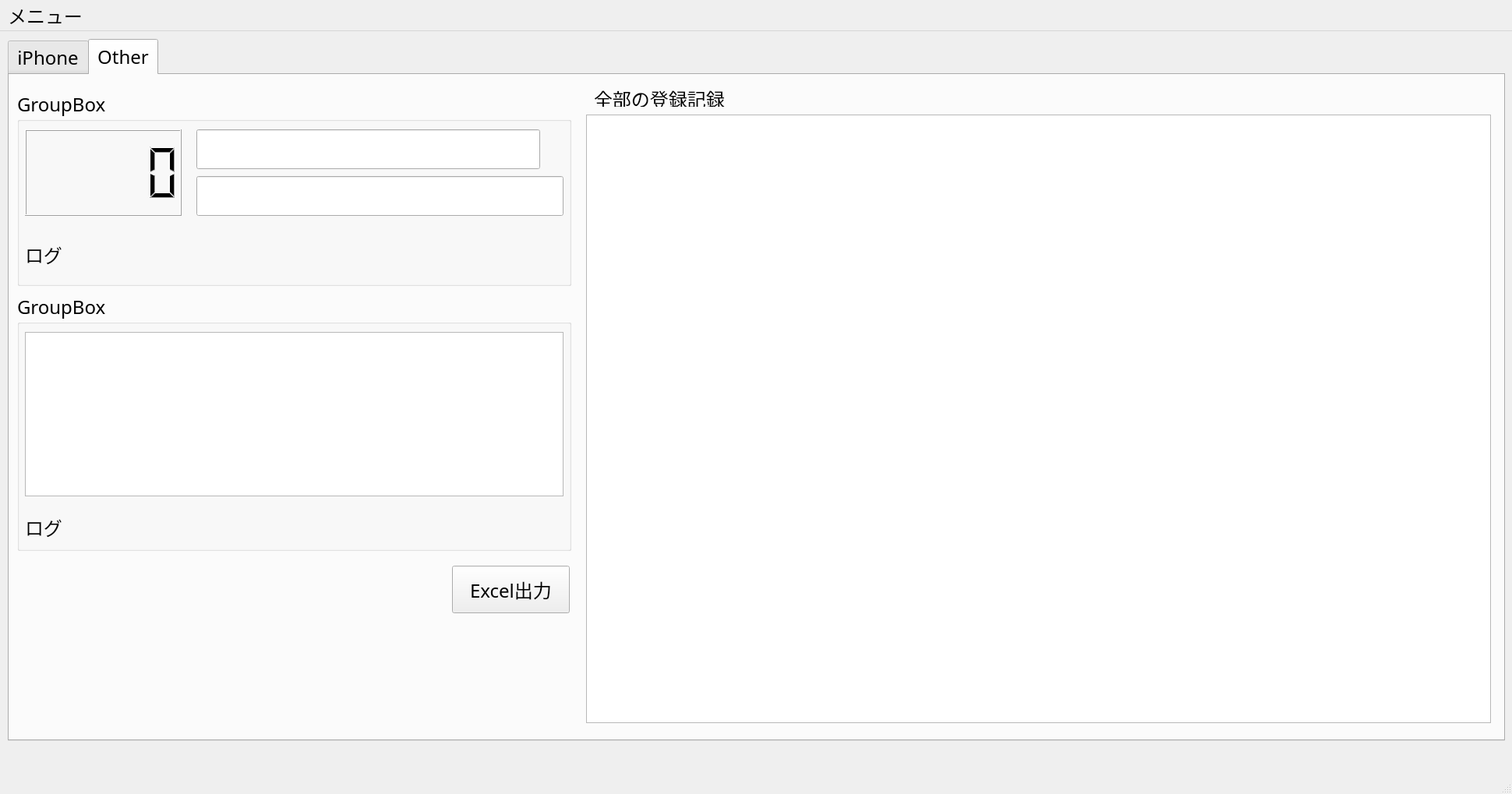
<?xml version="1.0" encoding="UTF-8"?>
<ui version="4.0">
 <class>MainWindow</class>
 <widget class="QMainWindow" name="MainWindow">
  <property name="geometry">
   <rect>
    <x>0</x>
    <y>0</y>
    <width>1940</width>
    <height>1019</height>
   </rect>
  </property>
  <property name="font">
   <font>
    <family>Hiragino Sans</family>
    <pointsize>18</pointsize>
   </font>
  </property>
  <property name="windowTitle">
   <string>MainWindow</string>
  </property>
  <widget class="QWidget" name="centralwidget">
   <widget class="QTabWidget" name="tabWidget">
    <property name="geometry">
     <rect>
      <x>10</x>
      <y>10</y>
      <width>1921</width>
      <height>901</height>
     </rect>
    </property>
    <property name="currentIndex">
     <number>1</number>
    </property>
    <widget class="QWidget" name="tab">
     <attribute name="title">
      <string>iPhone</string>
     </attribute>
     <widget class="QGroupBox" name="groupBox_3">
      <property name="geometry">
       <rect>
        <x>540</x>
        <y>660</y>
        <width>1361</width>
        <height>191</height>
       </rect>
      </property>
      <property name="font">
       <font>
        <family>Microsoft YaHei UI</family>
        <pointsize>14</pointsize>
       </font>
      </property>
      <property name="title">
       <string>スキャンナーで操作</string>
      </property>
      <widget class="QLabel" name="label_4">
       <property name="geometry">
        <rect>
         <x>40</x>
         <y>110</y>
         <width>101</width>
         <height>20</height>
        </rect>
       </property>
       <property name="text">
        <string>リセット</string>
       </property>
      </widget>
      <widget class="QLabel" name="label_5">
       <property name="geometry">
        <rect>
         <x>230</x>
         <y>80</y>
         <width>61</width>
         <height>21</height>
        </rect>
       </property>
       <property name="text">
        <string>検索</string>
       </property>
      </widget>
      <widget class="QLabel" name="label_7">
       <property name="geometry">
        <rect>
         <x>1050</x>
         <y>110</y>
         <width>111</width>
         <height>21</height>
        </rect>
       </property>
       <property name="text">
        <string>Excel出力</string>
       </property>
      </widget>
      <widget class="QLabel" name="label_9">
       <property name="geometry">
        <rect>
         <x>790</x>
         <y>110</y>
         <width>131</width>
         <height>41</height>
        </rect>
       </property>
       <property name="font">
        <font>
         <family>Microsoft YaHei UI</family>
         <pointsize>20</pointsize>
         <bold>false</bold>
        </font>
       </property>
       <property name="text">
        <string>入荷登録</string>
       </property>
      </widget>
      <widget class="QGraphicsView" name="graphicsView_6">
       <property name="geometry">
        <rect>
         <x>20</x>
         <y>40</y>
         <width>141</width>
         <height>61</height>
        </rect>
       </property>
      </widget>
      <widget class="QLabel" name="label_12">
       <property name="geometry">
        <rect>
         <x>1220</x>
         <y>80</y>
         <width>101</width>
         <height>21</height>
        </rect>
       </property>
       <property name="text">
        <string>Excel表示</string>
       </property>
      </widget>
      <widget class="QLabel" name="label_14">
       <property name="geometry">
        <rect>
         <x>530</x>
         <y>70</y>
         <width>171</width>
         <height>31</height>
        </rect>
       </property>
       <property name="text">
        <string>仮登録を書込み</string>
       </property>
      </widget>
      <widget class="QLabel" name="label_15">
       <property name="geometry">
        <rect>
         <x>400</x>
         <y>110</y>
         <width>81</width>
         <height>31</height>
        </rect>
       </property>
       <property name="text">
        <string>仮登録</string>
       </property>
      </widget>
      <widget class="QGraphicsView" name="graphicsView_7">
       <property name="geometry">
        <rect>
         <x>180</x>
         <y>110</y>
         <width>141</width>
         <height>61</height>
        </rect>
       </property>
      </widget>
      <widget class="QGraphicsView" name="graphicsView_8">
       <property name="geometry">
        <rect>
         <x>790</x>
         <y>40</y>
         <width>141</width>
         <height>61</height>
        </rect>
       </property>
      </widget>
      <widget class="QGraphicsView" name="graphicsView_9">
       <property name="geometry">
        <rect>
         <x>360</x>
         <y>40</y>
         <width>141</width>
         <height>61</height>
        </rect>
       </property>
      </widget>
      <widget class="QGraphicsView" name="graphicsView_10">
       <property name="geometry">
        <rect>
         <x>540</x>
         <y>110</y>
         <width>141</width>
         <height>61</height>
        </rect>
       </property>
      </widget>
      <widget class="QGraphicsView" name="graphicsView_12">
       <property name="geometry">
        <rect>
         <x>1030</x>
         <y>40</y>
         <width>141</width>
         <height>61</height>
        </rect>
       </property>
      </widget>
      <widget class="QGraphicsView" name="graphicsView_13">
       <property name="geometry">
        <rect>
         <x>1200</x>
         <y>110</y>
         <width>141</width>
         <height>61</height>
        </rect>
       </property>
      </widget>
      <widget class="Line" name="line">
       <property name="geometry">
        <rect>
         <x>1000</x>
         <y>40</y>
         <width>20</width>
         <height>141</height>
        </rect>
       </property>
       <property name="orientation">
        <enum>Qt::Orientation::Vertical</enum>
       </property>
      </widget>
      <widget class="Line" name="line_3">
       <property name="geometry">
        <rect>
         <x>330</x>
         <y>40</y>
         <width>20</width>
         <height>141</height>
        </rect>
       </property>
       <property name="orientation">
        <enum>Qt::Orientation::Vertical</enum>
       </property>
      </widget>
      <widget class="Line" name="line_4">
       <property name="geometry">
        <rect>
         <x>700</x>
         <y>40</y>
         <width>20</width>
         <height>141</height>
        </rect>
       </property>
       <property name="orientation">
        <enum>Qt::Orientation::Vertical</enum>
       </property>
      </widget>
     </widget>
     <widget class="QGroupBox" name="groupBox_2">
      <property name="geometry">
       <rect>
        <x>20</x>
        <y>460</y>
        <width>501</width>
        <height>141</height>
       </rect>
      </property>
      <property name="font">
       <font>
        <family>Hiragino Sans</family>
        <pointsize>18</pointsize>
       </font>
      </property>
      <property name="title">
       <string>仮登録</string>
      </property>
      <widget class="QLineEdit" name="lineEdit_3">
       <property name="geometry">
        <rect>
         <x>210</x>
         <y>50</y>
         <width>281</width>
         <height>41</height>
        </rect>
       </property>
       <property name="cursor">
        <cursorShape>PointingHandCursor</cursorShape>
       </property>
      </widget>
      <widget class="QLabel" name="label_8">
       <property name="geometry">
        <rect>
         <x>20</x>
         <y>100</y>
         <width>461</width>
         <height>41</height>
        </rect>
       </property>
       <property name="font">
        <font>
         <family>Microsoft YaHei UI</family>
         <pointsize>16</pointsize>
        </font>
       </property>
       <property name="text">
        <string>検索結果</string>
       </property>
      </widget>
      <widget class="QLineEdit" name="lineEdit_4">
       <property name="geometry">
        <rect>
         <x>20</x>
         <y>50</y>
         <width>181</width>
         <height>41</height>
        </rect>
       </property>
       <property name="cursor">
        <cursorShape>PointingHandCursor</cursorShape>
       </property>
      </widget>
     </widget>
     <widget class="QGroupBox" name="groupBox_5">
      <property name="geometry">
       <rect>
        <x>20</x>
        <y>620</y>
        <width>501</width>
        <height>231</height>
       </rect>
      </property>
      <property name="title">
       <string>情報</string>
      </property>
      <widget class="QLineEdit" name="lineEdit_8">
       <property name="geometry">
        <rect>
         <x>190</x>
         <y>50</y>
         <width>291</width>
         <height>41</height>
        </rect>
       </property>
      </widget>
      <widget class="QLineEdit" name="lineEdit_7">
       <property name="geometry">
        <rect>
         <x>190</x>
         <y>110</y>
         <width>291</width>
         <height>41</height>
        </rect>
       </property>
      </widget>
      <widget class="QLineEdit" name="lineEdit_9">
       <property name="geometry">
        <rect>
         <x>190</x>
         <y>170</y>
         <width>291</width>
         <height>41</height>
        </rect>
       </property>
      </widget>
      <widget class="QLabel" name="label_6">
       <property name="geometry">
        <rect>
         <x>30</x>
         <y>60</y>
         <width>111</width>
         <height>31</height>
        </rect>
       </property>
       <property name="text">
        <string>username</string>
       </property>
      </widget>
      <widget class="QLabel" name="label_16">
       <property name="geometry">
        <rect>
         <x>10</x>
         <y>120</y>
         <width>151</width>
         <height>31</height>
        </rect>
       </property>
       <property name="text">
        <string>batch_level_1</string>
       </property>
      </widget>
      <widget class="QLabel" name="label_18">
       <property name="geometry">
        <rect>
         <x>10</x>
         <y>180</y>
         <width>151</width>
         <height>31</height>
        </rect>
       </property>
       <property name="text">
        <string>batch_level_2</string>
       </property>
      </widget>
     </widget>
     <widget class="QGroupBox" name="groupBox_4">
      <property name="geometry">
       <rect>
        <x>20</x>
        <y>300</y>
        <width>501</width>
        <height>141</height>
       </rect>
      </property>
      <property name="font">
       <font>
        <family>Hiragino Sans</family>
        <pointsize>18</pointsize>
       </font>
      </property>
      <property name="title">
       <string>検索</string>
      </property>
      <widget class="QLineEdit" name="lineEdit_5">
       <property name="geometry">
        <rect>
         <x>210</x>
         <y>50</y>
         <width>281</width>
         <height>41</height>
        </rect>
       </property>
       <property name="cursor">
        <cursorShape>PointingHandCursor</cursorShape>
       </property>
      </widget>
      <widget class="QLabel" name="label_13">
       <property name="geometry">
        <rect>
         <x>20</x>
         <y>100</y>
         <width>461</width>
         <height>41</height>
        </rect>
       </property>
       <property name="font">
        <font>
         <family>Microsoft YaHei UI</family>
         <pointsize>16</pointsize>
        </font>
       </property>
       <property name="text">
        <string>検索結果</string>
       </property>
      </widget>
      <widget class="QLineEdit" name="lineEdit_6">
       <property name="geometry">
        <rect>
         <x>20</x>
         <y>50</y>
         <width>181</width>
         <height>41</height>
        </rect>
       </property>
       <property name="cursor">
        <cursorShape>PointingHandCursor</cursorShape>
       </property>
      </widget>
     </widget>
     <widget class="QGroupBox" name="groupBox">
      <property name="geometry">
       <rect>
        <x>20</x>
        <y>0</y>
        <width>501</width>
        <height>291</height>
       </rect>
      </property>
      <property name="font">
       <font>
        <family>Hiragino Sans</family>
        <pointsize>18</pointsize>
       </font>
      </property>
      <property name="title">
       <string>入荷登録</string>
      </property>
      <widget class="QLineEdit" name="lineEdit">
       <property name="geometry">
        <rect>
         <x>240</x>
         <y>60</y>
         <width>251</width>
         <height>41</height>
        </rect>
       </property>
       <property name="cursor">
        <cursorShape>PointingHandCursor</cursorShape>
       </property>
      </widget>
      <widget class="QLineEdit" name="lineEdit_2">
       <property name="geometry">
        <rect>
         <x>240</x>
         <y>170</y>
         <width>251</width>
         <height>41</height>
        </rect>
       </property>
       <property name="cursor">
        <cursorShape>PointingHandCursor</cursorShape>
       </property>
      </widget>
      <widget class="QLabel" name="label">
       <property name="geometry">
        <rect>
         <x>20</x>
         <y>230</y>
         <width>461</width>
         <height>51</height>
        </rect>
       </property>
       <property name="text">
        <string>ログ</string>
       </property>
      </widget>
      <widget class="QLCDNumber" name="lcdNumber">
       <property name="geometry">
        <rect>
         <x>20</x>
         <y>50</y>
         <width>201</width>
         <height>91</height>
        </rect>
       </property>
      </widget>
      <widget class="QLCDNumber" name="lcdNumber_2">
       <property name="geometry">
        <rect>
         <x>130</x>
         <y>150</y>
         <width>91</width>
         <height>61</height>
        </rect>
       </property>
       <property name="font">
        <font>
         <family>Hiragino Sans</family>
         <pointsize>18</pointsize>
        </font>
       </property>
      </widget>
      <widget class="QPushButton" name="pushButton">
       <property name="geometry">
        <rect>
         <x>20</x>
         <y>160</y>
         <width>100</width>
         <height>51</height>
        </rect>
       </property>
       <property name="font">
        <font>
         <family>Microsoft YaHei UI</family>
         <pointsize>16</pointsize>
        </font>
       </property>
       <property name="text">
        <string>リセット</string>
       </property>
      </widget>
     </widget>
     <widget class="QLabel" name="label_11">
      <property name="geometry">
       <rect>
        <x>1350</x>
        <y>10</y>
        <width>251</width>
        <height>21</height>
       </rect>
      </property>
      <property name="font">
       <font>
        <family>Hiragino Sans</family>
        <pointsize>18</pointsize>
       </font>
      </property>
      <property name="text">
       <string>全部の登録記録</string>
      </property>
     </widget>
     <widget class="QListView" name="listView">
      <property name="geometry">
       <rect>
        <x>540</x>
        <y>40</y>
        <width>801</width>
        <height>611</height>
       </rect>
      </property>
     </widget>
     <widget class="QLabel" name="label_10">
      <property name="geometry">
       <rect>
        <x>540</x>
        <y>10</y>
        <width>391</width>
        <height>31</height>
       </rect>
      </property>
      <property name="font">
       <font>
        <family>Hiragino Sans</family>
        <pointsize>18</pointsize>
       </font>
      </property>
      <property name="text">
       <string>最近のN個登録記録／仮登録</string>
      </property>
     </widget>
     <widget class="QListView" name="listView_2">
      <property name="geometry">
       <rect>
        <x>1350</x>
        <y>40</y>
        <width>551</width>
        <height>611</height>
       </rect>
      </property>
      <property name="font">
       <font>
        <family>Hiragino Sans</family>
        <pointsize>13</pointsize>
       </font>
      </property>
     </widget>
    </widget>
    <widget class="QWidget" name="tab_2">
     <attribute name="title">
      <string>Other</string>
     </attribute>
     <widget class="QListView" name="listView_3">
      <property name="geometry">
       <rect>
        <x>740</x>
        <y>51</y>
        <width>1161</width>
        <height>781</height>
       </rect>
      </property>
     </widget>
     <widget class="QGroupBox" name="groupBox_6">
      <property name="geometry">
       <rect>
        <x>10</x>
        <y>20</y>
        <width>711</width>
        <height>251</height>
       </rect>
      </property>
      <property name="title">
       <string>GroupBox</string>
      </property>
      <widget class="QLineEdit" name="lineEdit_10">
       <property name="geometry">
        <rect>
         <x>230</x>
         <y>50</y>
         <width>441</width>
         <height>51</height>
        </rect>
       </property>
      </widget>
      <widget class="QLCDNumber" name="lcdNumber_3">
       <property name="geometry">
        <rect>
         <x>10</x>
         <y>50</y>
         <width>201</width>
         <height>111</height>
        </rect>
       </property>
      </widget>
      <widget class="QLabel" name="label_2">
       <property name="geometry">
        <rect>
         <x>10</x>
         <y>190</y>
         <width>691</width>
         <height>41</height>
        </rect>
       </property>
       <property name="text">
        <string>ログ</string>
       </property>
      </widget>
      <widget class="QLineEdit" name="lineEdit_11">
       <property name="geometry">
        <rect>
         <x>230</x>
         <y>110</y>
         <width>471</width>
         <height>51</height>
        </rect>
       </property>
      </widget>
     </widget>
     <widget class="QLabel" name="label_17">
      <property name="geometry">
       <rect>
        <x>750</x>
        <y>20</y>
        <width>251</width>
        <height>21</height>
       </rect>
      </property>
      <property name="font">
       <font>
        <family>Hiragino Sans</family>
        <pointsize>18</pointsize>
       </font>
      </property>
      <property name="text">
       <string>全部の登録記録</string>
      </property>
     </widget>
     <widget class="QGroupBox" name="groupBox_7">
      <property name="geometry">
       <rect>
        <x>10</x>
        <y>280</y>
        <width>711</width>
        <height>331</height>
       </rect>
      </property>
      <property name="title">
       <string>GroupBox</string>
      </property>
      <widget class="QPlainTextEdit" name="plainTextEdit">
       <property name="geometry">
        <rect>
         <x>10</x>
         <y>50</y>
         <width>691</width>
         <height>211</height>
        </rect>
       </property>
      </widget>
      <widget class="QLabel" name="label_3">
       <property name="geometry">
        <rect>
         <x>10</x>
         <y>280</y>
         <width>681</width>
         <height>41</height>
        </rect>
       </property>
       <property name="text">
        <string>ログ</string>
       </property>
      </widget>
     </widget>
     <widget class="QPushButton" name="pushButton_2">
      <property name="geometry">
       <rect>
        <x>568</x>
        <y>630</y>
        <width>151</width>
        <height>61</height>
       </rect>
      </property>
      <property name="text">
       <string>Excel出力</string>
      </property>
     </widget>
    </widget>
   </widget>
  </widget>
  <widget class="QMenuBar" name="menubar">
   <property name="geometry">
    <rect>
     <x>0</x>
     <y>0</y>
     <width>1940</width>
     <height>38</height>
    </rect>
   </property>
   <widget class="QMenu" name="menu">
    <property name="title">
     <string>メニュー</string>
    </property>
    <addaction name="action3"/>
    <addaction name="action1"/>
   </widget>
   <addaction name="menu"/>
  </widget>
  <widget class="QStatusBar" name="statusbar"/>
  <action name="action1">
   <property name="text">
    <string>新たな作業</string>
   </property>
  </action>
  <action name="action3">
   <property name="text">
    <string>キャシュー読込</string>
   </property>
  </action>
 </widget>
 <resources/>
 <connections/>
</ui>
